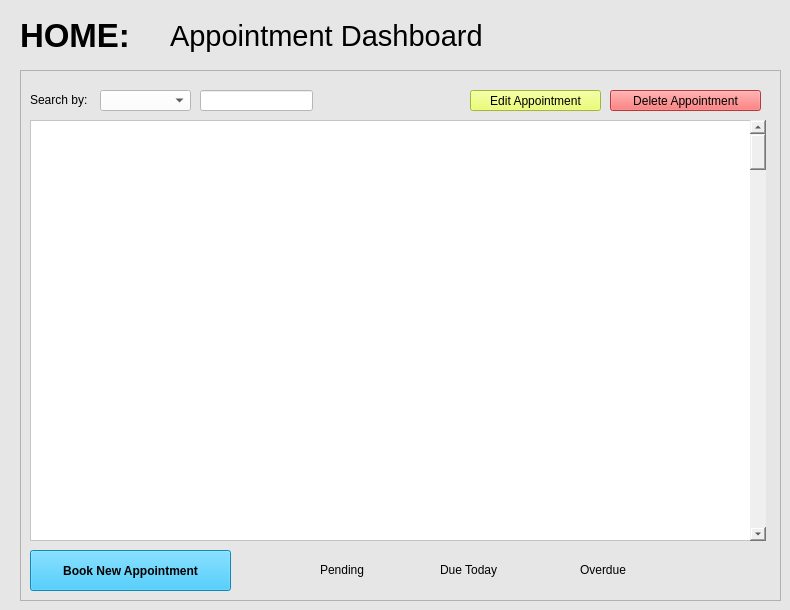
     <widget class="QWidget" name="page1Home">
      <property name="styleSheet">
       <string notr="true">background-color: rgb(230, 230, 230);</string>
      </property>
      <widget class="QLabel" name="label1">
       <property name="geometry">
        <rect>
         <x>20</x>
         <y>10</y>
         <width>161</width>
         <height>51</height>
        </rect>
       </property>
       <property name="font">
        <font>
         <pointsize>25</pointsize>
         <bold>true</bold>
        </font>
       </property>
       <property name="styleSheet">
        <string notr="true">color: rgb(0, 0, 0);</string>
       </property>
       <property name="text">
        <string>HOME:</string>
       </property>
      </widget>
      <widget class="QFrame" name="frame">
       <property name="geometry">
        <rect>
         <x>20</x>
         <y>70</y>
         <width>761</width>
         <height>531</height>
        </rect>
       </property>
       <property name="styleSheet">
        <string notr="true">background-color: rgb(230, 230, 230);
gridline-color: rgb(0, 0, 0);
border-right-color: rgb(0, 0, 0);</string>
       </property>
       <property name="frameShape">
        <enum>QFrame::StyledPanel</enum>
       </property>
       <property name="frameShadow">
        <enum>QFrame::Raised</enum>
       </property>
       <widget class="QLabel" name="label_5">
        <property name="geometry">
         <rect>
          <x>560</x>
          <y>490</y>
          <width>91</width>
          <height>20</height>
         </rect>
        </property>
        <property name="styleSheet">
         <string notr="true">color: rgb(0, 0, 0);</string>
        </property>
        <property name="text">
         <string>Overdue</string>
        </property>
       </widget>
       <widget class="QLineEdit" name="lineEdit">
        <property name="geometry">
         <rect>
          <x>180</x>
          <y>20</y>
          <width>113</width>
          <height>21</height>
         </rect>
        </property>
        <property name="styleSheet">
         <string notr="true">background-color: rgb(255, 255, 255);</string>
        </property>
       </widget>
       <widget class="QLabel" name="label_4">
        <property name="geometry">
         <rect>
          <x>420</x>
          <y>490</y>
          <width>91</width>
          <height>20</height>
         </rect>
        </property>
        <property name="styleSheet">
         <string notr="true">color: rgb(0, 0, 0);</string>
        </property>
        <property name="text">
         <string>Due Today</string>
        </property>
       </widget>
       <widget class="QLabel" name="label">
        <property name="geometry">
         <rect>
          <x>10</x>
          <y>20</y>
          <width>81</width>
          <height>20</height>
         </rect>
        </property>
        <property name="styleSheet">
         <string notr="true">color: rgb(0, 0, 0);</string>
        </property>
        <property name="text">
         <string>Search by:</string>
        </property>
       </widget>
       <widget class="QPushButton" name="pushButton">
        <property name="geometry">
         <rect>
          <x>10</x>
          <y>480</y>
          <width>201</width>
          <height>41</height>
         </rect>
        </property>
        <property name="font">
         <font>
          <family>Arial</family>
          <bold>true</bold>
         </font>
        </property>
        <property name="styleSheet">
         <string notr="true">color: rgb(0, 0, 0);
background-color: rgb(20, 192, 255);
alternate-background-color: rgb(63, 110, 127);</string>
        </property>
        <property name="text">
         <string>Book New Appointment</string>
        </property>
       </widget>
       <widget class="QScrollBar" name="verticalScrollBar">
        <property name="geometry">
         <rect>
          <x>730</x>
          <y>50</y>
          <width>16</width>
          <height>421</height>
         </rect>
        </property>
        <property name="styleSheet">
         <string notr="true">color: rgb(0, 0, 0);
background-color: rgb(239, 239, 239);</string>
        </property>
        <property name="orientation">
         <enum>Qt::Vertical</enum>
        </property>
       </widget>
       <widget class="QLabel" name="label_3">
        <property name="geometry">
         <rect>
          <x>300</x>
          <y>490</y>
          <width>91</width>
          <height>20</height>
         </rect>
        </property>
        <property name="styleSheet">
         <string notr="true">color: rgb(0, 0, 0);</string>
        </property>
        <property name="text">
         <string>Pending</string>
        </property>
       </widget>
       <widget class="QTableWidget" name="tableWidget">
        <property name="geometry">
         <rect>
          <x>10</x>
          <y>50</y>
          <width>731</width>
          <height>421</height>
         </rect>
        </property>
        <property name="styleSheet">
         <string notr="true">background-color: rgb(255, 255, 255);</string>
        </property>
       </widget>
       <widget class="QComboBox" name="comboBox">
        <property name="geometry">
         <rect>
          <x>80</x>
          <y>20</y>
          <width>91</width>
          <height>21</height>
         </rect>
        </property>
        <property name="styleSheet">
         <string notr="true">color: rgb(0, 0, 0);
background-color: rgb(255, 255, 255);</string>
        </property>
       </widget>
       <widget class="QPushButton" name="editClientButton_2">
        <property name="geometry">
         <rect>
          <x>450</x>
          <y>20</y>
          <width>131</width>
          <height>21</height>
         </rect>
        </property>
        <property name="styleSheet">
         <string notr="true">color: rgb(0, 0, 0);
background-color: rgb(231, 255, 75);</string>
        </property>
        <property name="text">
         <string>Edit Appointment</string>
        </property>
       </widget>
       <widget class="QPushButton" name="deleteClientButton_2">
        <property name="geometry">
         <rect>
          <x>590</x>
          <y>20</y>
          <width>151</width>
          <height>21</height>
         </rect>
        </property>
        <property name="styleSheet">
         <string notr="true">color: rgb(0, 0, 0);
background-color: rgb(255, 79, 79);</string>
        </property>
        <property name="text">
         <string>Delete Appointment</string>
        </property>
       </widget>
       <zorder>label_5</zorder>
       <zorder>lineEdit</zorder>
       <zorder>label_4</zorder>
       <zorder>label</zorder>
       <zorder>pushButton</zorder>
       <zorder>label_3</zorder>
       <zorder>tableWidget</zorder>
       <zorder>comboBox</zorder>
       <zorder>verticalScrollBar</zorder>
       <zorder>editClientButton_2</zorder>
       <zorder>deleteClientButton_2</zorder>
      </widget>
      <widget class="QLabel" name="label1_9">
       <property name="geometry">
        <rect>
         <x>170</x>
         <y>10</y>
         <width>581</width>
         <height>51</height>
        </rect>
       </property>
       <property name="font">
        <font>
         <pointsize>22</pointsize>
         <bold>false</bold>
        </font>
       </property>
       <property name="styleSheet">
        <string notr="true">color: rgb(0, 0, 0);</string>
       </property>
       <property name="text">
        <string>Appointment Dashboard</string>
       </property>
      </widget>
     </widget>
